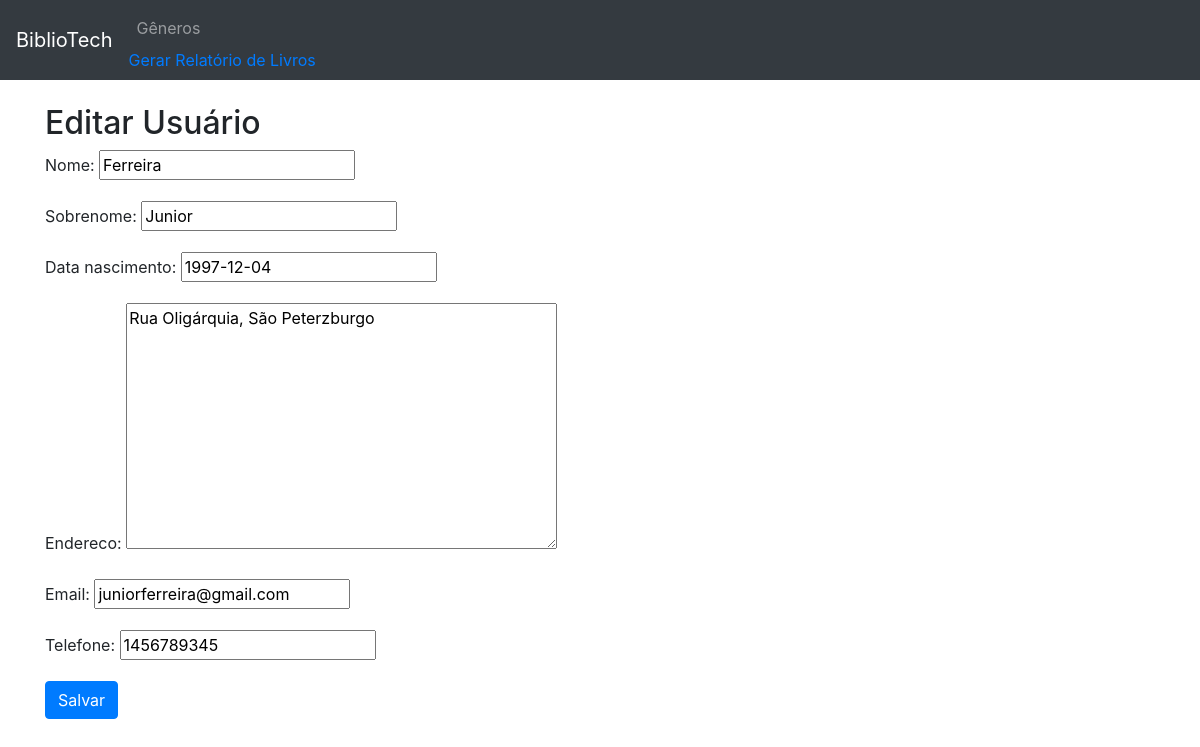
Screenshot of /usuario/editar/1/ with the database file from the repository.
### appmodelo/models.py (models this page shows, shortened)
class Usuario(models.Model):
    nome = models.CharField(max_length=100)
    sobrenome = models.CharField(max_length=100)
    data_nascimento = models.DateField()
    endereco = models.TextField()
    email = models.EmailField()
    telefone = models.CharField(max_length=20)

### appmodelo/views.py (the view)
# urls.py: path('usuario/editar/<int:pk>/', views.editar_usuario, name='editar_usuario'),
def editar_usuario(request, pk):
    usuario = get_object_or_404(Usuario, pk=pk)
    if request.method == "POST":
        form = UsuarioForm(request.POST, instance=usuario)
        if form.is_valid():
            usuario = form.save()
            return redirect('detalhes_usuario', pk=usuario.pk)
    else:
        form = UsuarioForm(instance=usuario)
    return render(request, 'editar_usuario.html', {'form': form})

### appmodelo/forms.py
class UsuarioForm(forms.ModelForm):
    class Meta:
        model = Usuario
        fields = ['nome', 'sobrenome', 'data_nascimento', 'endereco', 'email', 'telefone']

### appmodelo/templates/editar_usuario.html (shortened to what this page needs)
{% extends 'base.html' %}
{% block content %}
<h2>Editar Usuário</h2>
<form method="post">
    {{ form.as_p }}
    <button type="submit" class="btn btn-primary">Salvar</button>
</form>
{% endblock %}

### rows the page displays
Usuario: nome "Ferreira", sobrenome "Junior", data_nascimento "1997-12-04", endereco "Rua Oligárquia, São Peterzburgo", email "juniorferreira@gmail.com", telefone "1456789345"
